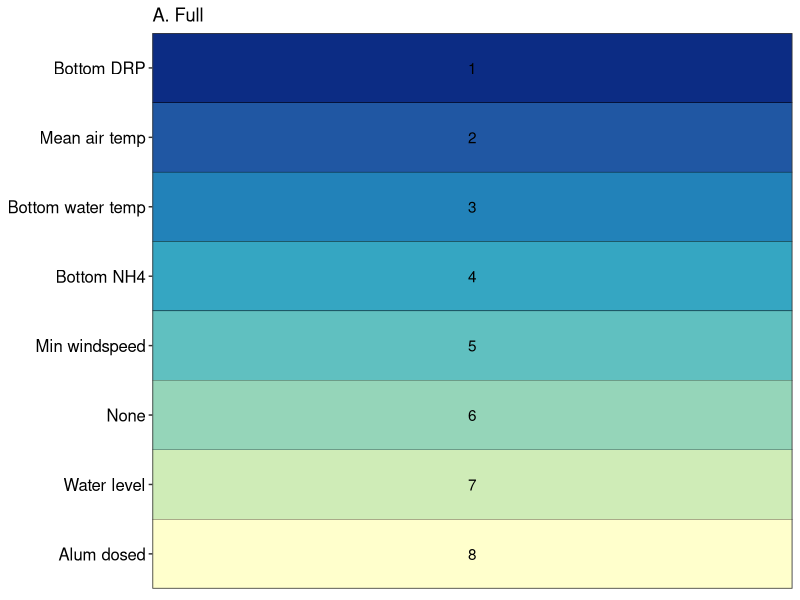
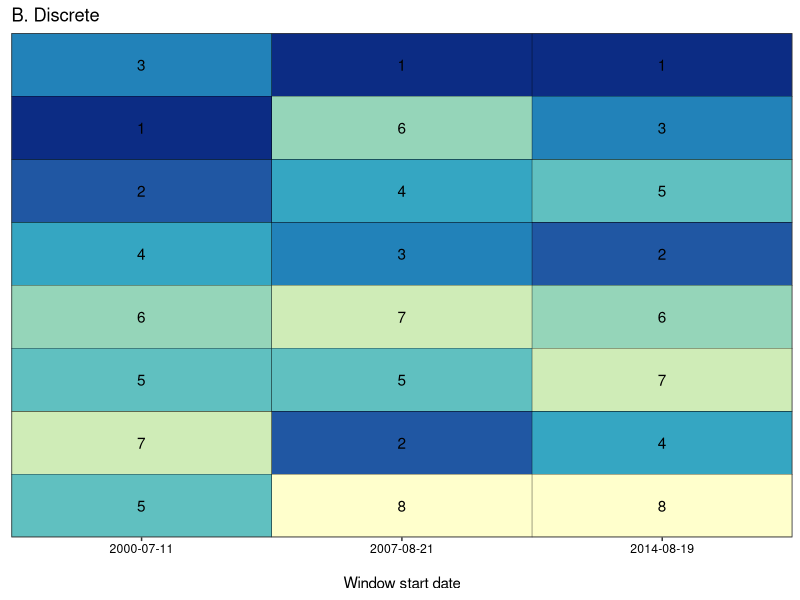
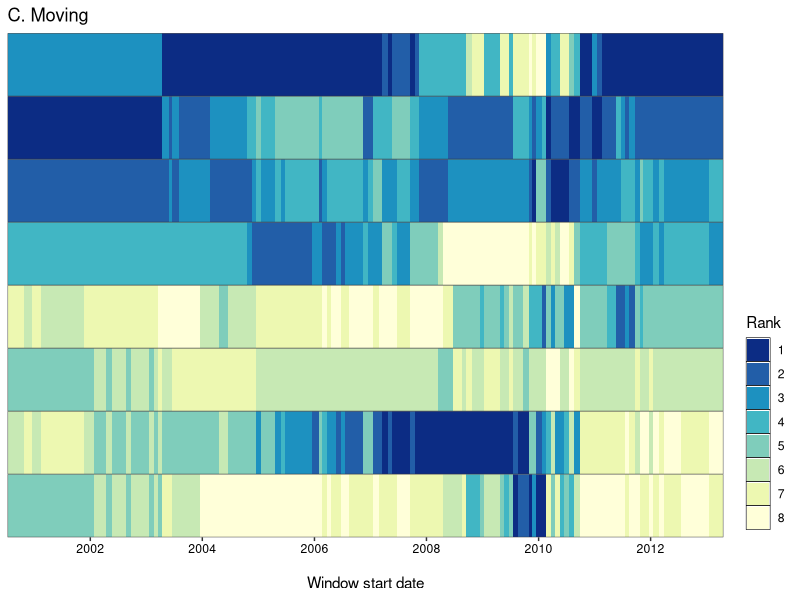

Generate these figures, in order, with R: (Note: this script raises an error after producing the figures.)
# calculate model rank
library(tidyverse)
library(RColorBrewer)

# Moving windows ----
out <- read.csv('./data/model_output_moving_window.csv')
# set up labels and levels of factor
out$id_covar <- factor(out$id_covar, 
                       levels = c("bottom_DRP_ugL", "bottom_NH4_ugL", "temp_C_8",
                                  "air_temp_mean", "windspeed_min", "monthly_avg_level_m",
                                  "sum_alum", "none"),
                       labels = c("Bottom DRP", "Bottom NH4", "Bottom water temp",
                                  "Mean air temp", "Min windspeed", "Water level", 
                                  "Alum dosed", "None"))


# calculate the difference across variables
out_prop <- out %>% 
  distinct(id_covar, iter_start, .keep_all = TRUE) %>% 
  select(id_covar:iter_end, start_date, end_date, r2) %>% 
  group_by(iter_start) %>% 
  mutate(diff_from_best = max(r2) - r2,
         rank = dense_rank(desc(r2)),
         r2_none = r2[id_covar=='None'],
         diff_from_none = r2 - r2_none,
         rank_AR = dense_rank(desc(diff_from_none)),
         aic_none = aic[id_covar=='None'],
         diff_from_none_aic = aic - aic_none,
         rank_aic = dense_rank(desc(diff_from_none_aic*-1))) #multiply by -1 to change the sign so positive is good for ranking purposes

# rank variables based on differences in R2 and AICc

out_prop_AR <- out_prop %>% 
  select(id_covar:rank_AR)

out_rank <- plyr::ddply(out_prop_AR, c("id_covar", "rank_AR"), \(x) {
  n <- nrow(x)
  pct <- (n/length(unique(out_prop$iter_start))*100)
  return(data.frame(pct = pct))
})


# define colors for the right number of ranks
## define color palettes for the right number of variables
num_ranks <- length(unique(out_rank$rank_AR))
rank_pal <- colorRampPalette(brewer.pal(9, "YlGnBu"))(num_ranks)

out_rank <- out_rank %>% 
  group_by(rank_AR) %>% 
  arrange(pct) %>% 
  group_by(id_covar) %>% 
  mutate(sum_r2 = sum(pct*rank_AR))

# create column for time period
out_rank$timeperiod <- 'Moving window'

## repeat for full time period ----

outfull <- read.csv('./data/model_output_full.csv')
# set up labels and levels of factor

outfull$id_covar <- factor(outfull$id_covar, 
                           levels = c("bottom_DRP_ugL", "bottom_NH4_ugL", "temp_C_8",
                                      "air_temp_mean", "windspeed_min", "monthly_avg_level_m",
                                      "sum_alum", "none"),
                           labels = c("Bottom DRP", "Bottom NH4", "Bottom water temp",
                                      "Mean air temp", "Min windspeed", "Water level", 
                                      "Alum dosed", "None"))

# calculate the difference across variables
out_prop_full <- outfull %>% 
  distinct(id_covar, start_date, .keep_all = TRUE) %>% 
  group_by(start_date) %>% 
  mutate(diff_from_best = max(r2) - r2,
         rank = dense_rank(desc(r2)),
         r2_none = r2[id_covar=='None'],
         diff_from_none = r2 - r2_none,
         rank_AR = dense_rank(desc(diff_from_none)),
         aic_none = aic[id_covar=='None'],
         diff_from_none_aic = aic - aic_none,
         rank_aic = dense_rank(desc(diff_from_none_aic*-1))) #multiply by -1 to change the sign so positive is good for ranking purposes


order_full <- c('Bottom DRP', 'Mean air temp', 'Bottom water temp', 'Bottom NH4',
                'Min windspeed', 'None', 'Water level', 'Alum dosed')

# create column for time period
out_prop_full$timeperiod <- 'Full'
## Discrete windows ----

out3 <- read.csv('./data/model_output_three_windows.csv')

# set up labels and levels of factor
out3$id_covar <- factor(out3$id_covar, 
                        levels = c("bottom_DRP_ugL", "bottom_NH4_ugL", "temp_C_8",
                                   "air_temp_mean", "windspeed_min", "monthly_avg_level_m",
                                   "sum_alum", "none"),
                        labels = c("Bottom DRP", "Bottom NH4", "Bottom water temp",
                                   "Mean air temp", "Min windspeed", "Water level", 
                                   "Alum dosed", "None"))

# remove alum dosing results from first window which had no alum application
out3 <- out3 %>% 
  filter(!(start_date=='2000-07-11' & id_covar=='Alum Dosed'))

# calculate the difference across variables
out_prop3 <- out3 %>% 
  distinct(id_covar, start_date, .keep_all = TRUE) %>% 
  select(id_covar:iter_end, start_date, end_date, r2) %>% 
  group_by(start_date) %>% 
  mutate(diff_from_best = max(r2) - r2,
         rank = dense_rank(desc(r2)),
         r2_none = r2[id_covar=='None'],
         diff_from_none = r2 - r2_none,
         rank_AR = dense_rank(desc(diff_from_none)),
         aic_none = aic[id_covar=='None'],
         diff_from_none_aic = aic - aic_none,
         rank_aic = dense_rank(desc(diff_from_none_aic*-1))) #multiply by -1 to change the sign so positive is good for ranking purposes

# create column for time period
out_prop3$timeperiod <- 'Discrete'


## Plotting ----

(full_rank <- ggplot(out_prop_full,
                     aes(x = timeperiod, y = fct_rev(factor(id_covar, levels = order_full)), fill = rank)) +
    geom_tile(colour = "black") +
    scale_fill_distiller(palette ="YlGnBu" )+
    
    scale_x_discrete( expand = c(0,0))+
    scale_y_discrete(expand = c(0,0))+
    theme_bw() +
    labs(x = NULL, y = NULL, title = "A. Full")+
    geom_text(aes(label = rank))+
    theme(legend.position = "none", panel.grid = element_blank() , 
          axis.text.x = element_blank(), axis.ticks.x = element_blank(), 
          axis.text.y = element_text(colour = "black", size = 12)
    ) )

num_ranks <- length(unique(out_rank$rank_AR))
rank_pal <- colorRampPalette(brewer.pal(8, "YlGnBu"))(num_ranks)

(discrete_rank <- ggplot(out_prop3,
                         aes(x = start_date, y = fct_rev(factor(id_covar, levels = order_full)), fill = rank)) +
    geom_tile(colour = "black") +
    scale_fill_distiller(palette ="YlGnBu" )+
    scale_x_discrete( expand = c(0,0))+
    scale_y_discrete(expand = c(0,0))+
    theme_bw() +
    labs(x = "\nWindow start date", y = NULL, title = "B. Discrete")+
    geom_text(aes(label = rank))+
    theme(legend.position = "none", panel.grid = element_blank() , 
          axis.text.y = element_blank(), axis.ticks.y =  element_blank(),
          axis.text.x = element_text(colour = "black")
    ) )

(moving_window_rank <- out_prop%>%
    mutate(start_date = as.Date(start_date), end_date = as.Date(end_date))%>%
    group_by(id_covar)%>%
    arrange(start_date)%>%
    mutate(moving_end_date = lead(start_date))%>%
    mutate(moving_end_date = if_else(is.na(moving_end_date), as.Date("2013-04-19"), moving_end_date))%>%
    ggplot()+
    geom_rect(aes(xmin = start_date, xmax = moving_end_date, ymin = 0, ymax = 1, fill = fct_rev(as.factor(rank_AR))))+
    scale_fill_manual(values = rank_pal,  guide = guide_legend(reverse = TRUE))+
    scale_x_date(expand = c(0,0))+
    scale_y_discrete(expand = c(0,0))+
    facet_wrap(~factor(id_covar, levels = c("Bottom DRP", "Mean air temp", "Bottom water temp", "Bottom NH4",          
                                            "Min windspeed" , "None",  "Water level", "Alum dosed" )), ncol = 1)+
    theme_bw() +
    labs(x = "\nWindow start date", y = NULL, title = "C. Moving", fill = "Rank")+
    theme(legend.justification = "bottom",
          panel.grid = element_blank() , 
          axis.text.y = element_blank(), 
          axis.ticks.y =  element_blank(), 
          axis.text.x = element_text(colour = "black"),
          strip.text = element_blank(), 
          panel.spacing.y = unit(0, "lines"), 
          panel.border = element_rect(linewidth = 0.3) , 
          legend.key = element_rect(color = "black", fill = NA, linewidth = 0.2) 
    ))



(rank_all_figure <- full_rank + discrete_rank + moving_window_rank+ plot_layout(ncol = 3, widths = c(1, 3, 6)))

ggsave('./figures/MS/rank_all_windows.png', rank_all_figure,
       dpi = 300, units = 'mm', height = 280, width = 500, scale = 0.6)

